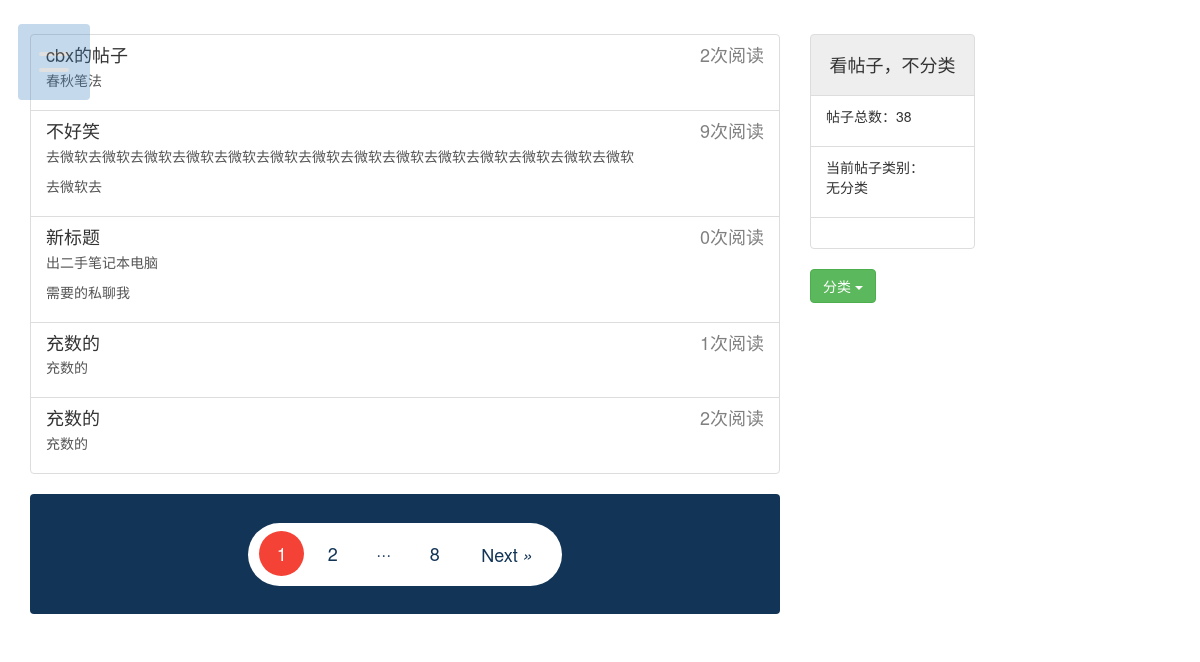
Screenshot of /tiezi/ with the database file from the repository.
### tiezi/models.py (models this page shows, shortened)
class TieZi(models.Model,ReadNumExpandMethod):
    title = models.CharField(u'帖子标题', max_length=40, help_text='不超过40个字符')
    tiezi_label = models.ForeignKey(TieZi_Label, on_delete=models.CASCADE,blank=True)
    content = RichTextUploadingField()
    author = models.ForeignKey(User, on_delete=models.CASCADE)
    read_detail = GenericRelation(ReadDetail)
    created_time = models.DateTimeField(auto_now_add=True,blank=True)
    last_altered_time = models.DateTimeField(auto_now=True,blank=True)
    class Meta:
        ordering = ['-created_time']

### read_statistics/models.py (models this page shows)
class ReadNum(models.Model):
    read_num = models.IntegerField(default=0)
    content_type = models.ForeignKey(ContentType, on_delete=models.CASCADE)
    object_id = models.PositiveIntegerField()
    content_object = GenericForeignKey('content_type', 'object_id')

### tiezi/views.py (the view)
# urls.py: path('', views.tiezi_list, name='tiezi_list'),
def tiezi_list(request):
    x = TieZi.objects.all()
    context = tiezi_pagination(request, x)
    context['tiezi_all_count'] = TieZi.objects.all().count()
    context['tiezi_label_all'] = TieZi_Label.objects.all()
    context['tiezi_dates'] = TieZi.objects.dates('created_time', 'month', order="DESC")
    return render(request, 'tiezi_list.html', context);

### read_statistics/models.py (called while the page is built)
    def get_read_num(self):
        try:
            x = ContentType.objects.get_for_model(self)
            readnum = ReadNum.objects.get(content_type=x, object_id=self.pk)
            return readnum.read_num
        except exceptions.ObjectDoesNotExist:
            return 0

### tiezi/views.py (called while the page is built)
def tiezi_pagination(request, tiezi_list):
    paginator = Paginator(tiezi_list, settings.EACH_PAGE_TIEZI_NUM) #全类37篇帖子，分成8页
    which_page = request.GET.get('page',1)
    true_page = paginator.get_page(which_page)
    current_page_num = true_page.number
    page_range = list(range(max(current_page_num-1,1),current_page_num)) + \
    list(range(current_page_num,min(current_page_num+1,paginator.num_pages)+1))
    if page_range[0]-1>=1:
        page_range.insert(0,'···')
    if paginator.num_pages - page_range[-1] >=1:
        page_range.append('···')
    if page_range[0] !=1:
        page_range.insert(0,1)
    if page_range[-1] !=paginator.num_pages:
        page_range.append(paginator.num_pages)
    context={}
    context['tiezi_all']  = true_page.object_list #某一页的帖子集合
    context['page'] = true_page #分页器
    context['page_range'] = page_range
    return context

### tiezi/templates/tiezi_list.html (shortened to what this page needs)
{% extends 'Universal.html' %}
{% block css_js %}
    <link rel="stylesheet" href="/static/css/tiezi_list.css">
{% endblock %}
{% block content %}
<div class="container">
    <div class="row" style="margin-top: 3%">
        <div class="col-xs-8 col-sm-8 col-md-8 ">
            <div class="list-group">
                {% for i in tiezi_all%}
                <a href="{% url 'tiezi_detail' i.id %}" class="list-group-item">
                    <h4 class="list-group-item-heading">
                        {{i.title}}
                        {% if i.get_read_num < 100 %}
                        <span style="float:right; color: grey">{{i.get_read_num}}次阅读</span>
                        {% endif %}
                    </h4>
                    <p class="list-group-item-text">{{i.content|striptags|safe|truncatechars:50|linebreaks}}</p>
                </a>
                {% empty %}
                什么都没有
                {% endfor %}
            </div>
            <div class="pagination" style="display: flex;align-items: center;
                justify-content: center;min-height: 15vh;background: #123456;">
                <div id="sb" style="display: flex;list-style: none;background: #fff;
                    padding: 8px;border-radius: 50px;">
                    {% for i in page_range %}
                        {% if page.number is i %}
                        <span class="numb" style="line-height: 45px;text-align: center;font-size: 18px;font-weight: 500;cursor: default ;transition: all 0.3s ease;height: 45px;width: 45px;border-radius: 50%;margin: 0 3px;text-decoration:none;color: #fff;background: #f44336;">
                            {{i}}
                        </span>
                        {%else%}
                            {% if i == '···' %}
                                <span class="numb" style="line-height: 45px;text-align: center;font-size: 18px;font-weight: 500;cursor: default;transition: all 0.3s ease;height: 45px;width: 45px;border-radius: 50%;margin: 0 3px;text-decoration:none;">···
                                </span>
                            {% else %}
                                <a class="numb" style="line-height: 45px;text-align: center;font-size: 18px;font-weight: 500;cursor: pointer;transition: all 0.3s ease;height: 45px;width: 45px;border-radius: 50%;margin: 0 3px;text-decoration:none;" href="?page={{i}}">{{i}}
                                </a>
                            {% endif %}
                        {% endif %}
                    {% endfor %}
                    {% if page.has_next %}
                        <a id="right" class="btn prev" style="line-height: 45px;text-align: center;font-size: 18px;font-weight: 500;cursor: pointer;transition: all 0.3s ease;padding: 0 20px;border-radius: 5px 25px 25px 5px;text-decoration:none" href="?page={{page.next_page_number}}">
                            <span>
                                Next <i>&raquo</i>
                            </span>
                        </a>
                    {% else %}
                        <span></span>
                    {% endif %}
                </div>
            </div>
        </div>
        <div class="col-xs-2 col-sm-2 col-md-2">
            <div class="list-group">
                <span id="bufenlei" class="list-group-item" href="{% url 'tiezi_list' %}" style="cursor: default;font-weight: 600;text-decoration: none;text-align: center;background: #eee;">
                    <h4>看帖子，不分类</h4>
                </span>
                <li class="list-group-item">
                    <p>帖子总数：{{ tiezi_all_count }}</p>
                </li>
                <li class="list-group-item">
                    <p>当前帖子类别：<br>无分类</p>
                </li>
                <li class="list-group-item">
                </li>
            </div>
            <div class="btn-group">
                <button type="button" class="btn btn-success dropdown-toggle" data-toggle="dropdown" aria-haspopup="true" aria-expanded="false">
                分类 <span class="caret"></span>
                </button>
            </div>
        </div>
    </div>
</div>
{% endblock %}

### templates/Universal.html (shortened to what this page needs)
<!DOCTYPE html>
<html lang="zh-CN">
<head>
    <link rel="stylesheet" href="/static/css/navbar.css">
    <link rel="stylesheet" href="/static/css/bootstrap.min.css">
    {% block css_js %}{% endblock %}
</head>
<body>
    <div class="navbar_container">
    <div class="navbar" style="padding: 15px">
        <span style="left: 20px"></span>
        <span style="left: 20px"></span>
    </div>
    </div>
    {% block content %}{% endblock %}
</body>
</html>

### static/css/navbar.css (style rules this page uses)
* { padding: 0; margin: 0; }
.navbar, .navbar ul { display: flex; justify-content: center; align-items: center; }
.navbar_container { position: fixed; top: 3%; left: 1.5%; z-index: 100; }
.navbar { position: relative; padding: 20px; border-radius: 50px; background-color: #3e80c1; opacity: 0.3; }
.navbar span { position: absolute; left: 25px; top: calc(50% - 10px); width: 30px; height: 4px; border-radius: 15px; background-color: #999; pointer-events: none; transition: transform 0.3s ease-in-out, top 0.3s ease-in-out 0.3s; }
.navbar span:nth-child(3) { top: calc(50% + 6px); }

### static/css/tiezi_list.css (style rules this page uses)
#sb>.numb,#left,#right { color: #123456; }

### rows the page displays
TieZi: title "cbx的帖子", get_read_num "2", content "春秋笔法"
TieZi: title "不好笑", get_read_num "9", content "去微软去微软去微软去微软去微软去微软去微软去微软去微软去微软去微软去微软去微软去微软 去微软去"
TieZi: title "新标题", get_read_num "0", content "出二手笔记本电脑 需要的私聊我"
TieZi: title "充数的", get_read_num "1", content "充数的"
TieZi: title "充数的", get_read_num "2", content "充数的"

### other values shown
{{ i }} "1"
{{ i }} "2" "8"
{{ tiezi_all_count }} "38"
